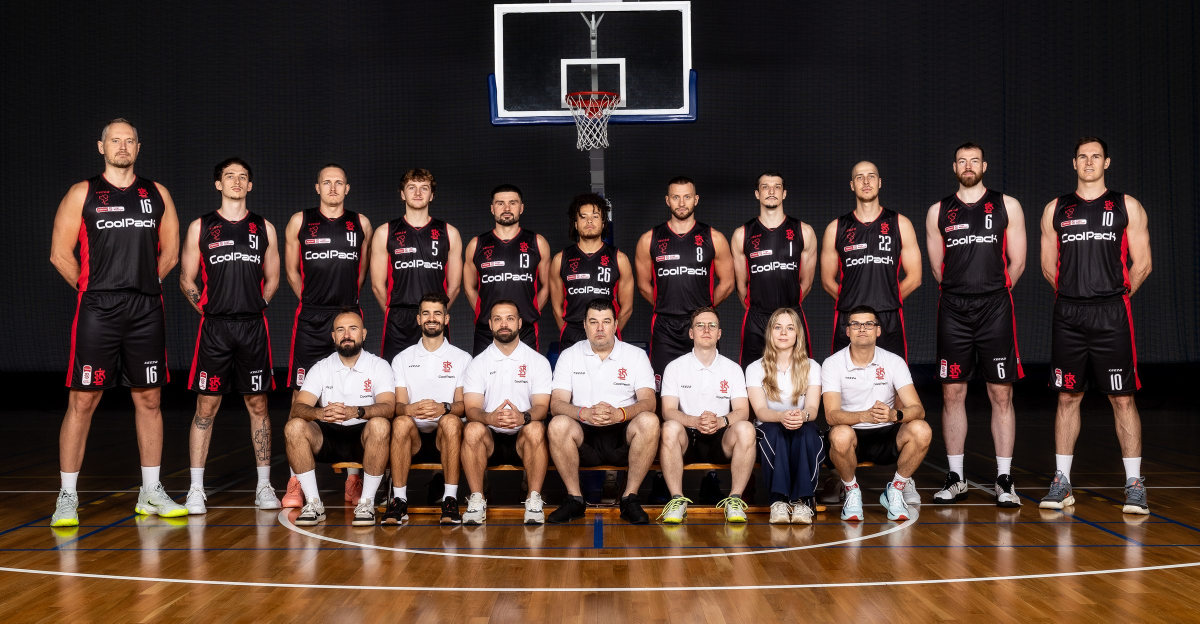
#> input picture src/assets/start/hero-dark.jpg, 2400 x 1247 px (shown at 1/2 size)
$ python og_zawodnicy.py
#> lines starting #> are read from the running program, lines starting #| are printed output that depends on the picture
"""
Obrazki podglądu linku (Open Graph, 1200×630) dla każdego zawodnika
i dla strony głównej. Wynik: public/og/zawodnicy/<slug>.jpg i public/og-image.jpg.

Uruchomienie (z folderu projektu):  python narzedzia/og_zawodnicy.py
Wymaga: Python 3 + Pillow (pip install pillow pyyaml).
"""
import re, sys
from pathlib import Path
from PIL import Image, ImageDraw, ImageFont, ImageFilter

ROOT = Path(__file__).resolve().parents[1]
FONT = ROOT / "narzedzia" / "fonty"
OUT = ROOT / "public" / "og" / "zawodnicy"
W, H = 1200, 630
RED = (212, 4, 20)
RED_L = (255, 75, 75)
CREAM = (244, 240, 234)

def font(w, size):
    return ImageFont.truetype(str(FONT / f"BarlowCondensed-{w}.ttf"), size)

# [17 lines left out: functions frontmatter, background, not called in this run]

def herb(size):
    h = Image.open(ROOT / "src/assets/logo/herb-bialy.png").convert("RGBA")
    return h.resize((size, size), Image.LANCZOS)

# [46 lines left out: functions fit, player_card, not called in this run]

def main():
    OUT.mkdir(parents=True, exist_ok=True)
    for md in sorted((ROOT / "src/content/zawodnicy").glob("*.md")):
        d = frontmatter(md)
        if not d["zdjecie"]:
            continue
        player_card(md.stem, d).save(OUT / f"{md.stem}.jpg", quality=85, optimize=True, progressive=True)
        print("OK", md.stem)
    # strona główna: zdjęcie drużyny + tytuł
    team = Image.open(ROOT / "src/assets/start/hero-dark.jpg").convert("RGB")
#> team is the input picture: PIL image 2400x1247 RGB; mean R, G, B 77.2, 58.1, 50.2
    tw = W; th = int(team.height * W / team.width)
#> after `th = int(team.height * W / team.width)`: th = 623
    team = team.resize((tw, th), Image.LANCZOS)
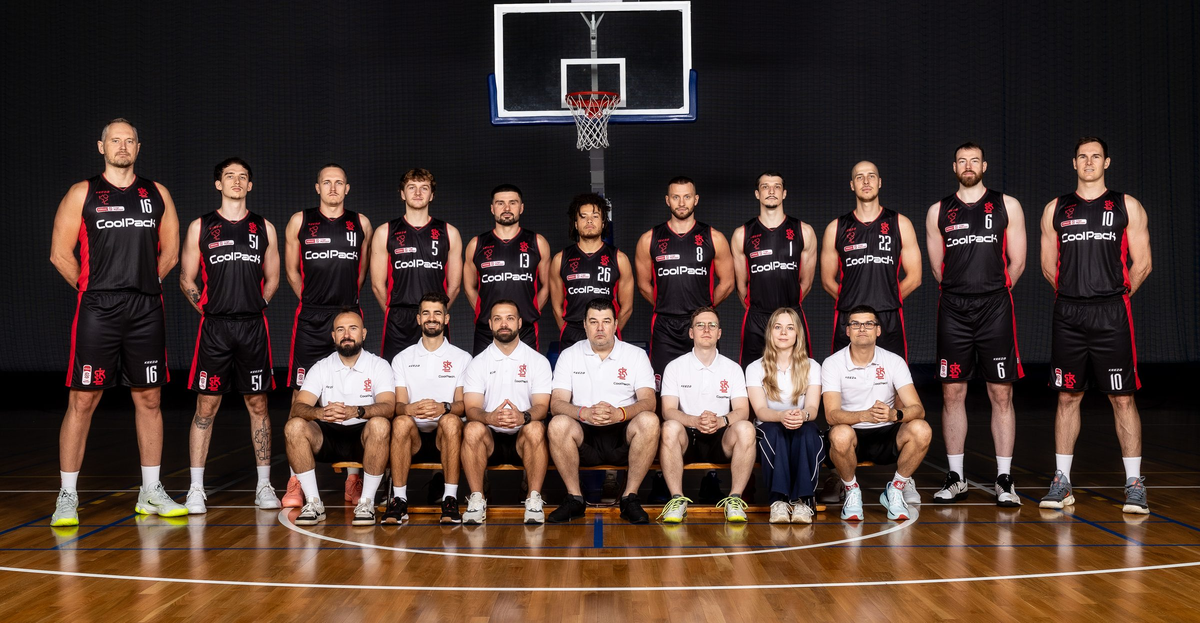
#> team: PIL image 1200x623 RGB; mean R, G, B 77.1, 58.1, 50.2
    im = Image.new("RGB", (W, H), (14, 12, 9))
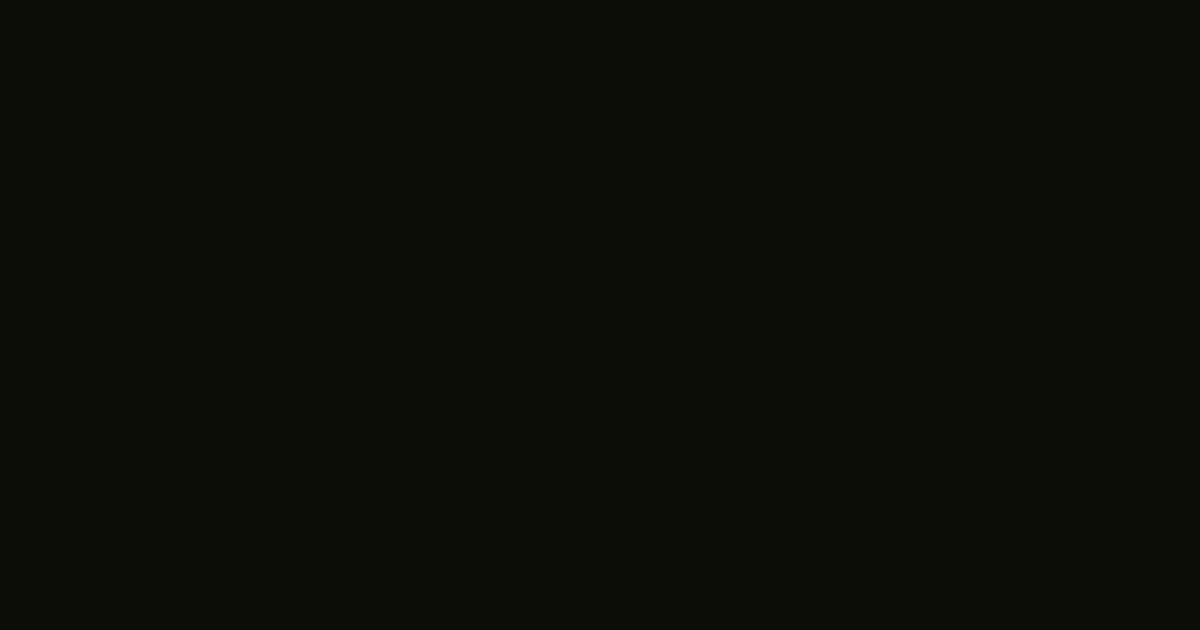
#> im: PIL image 1200x630 RGB; mean R, G, B 14, 12, 9
    im.paste(team, (0, H - th + 40))
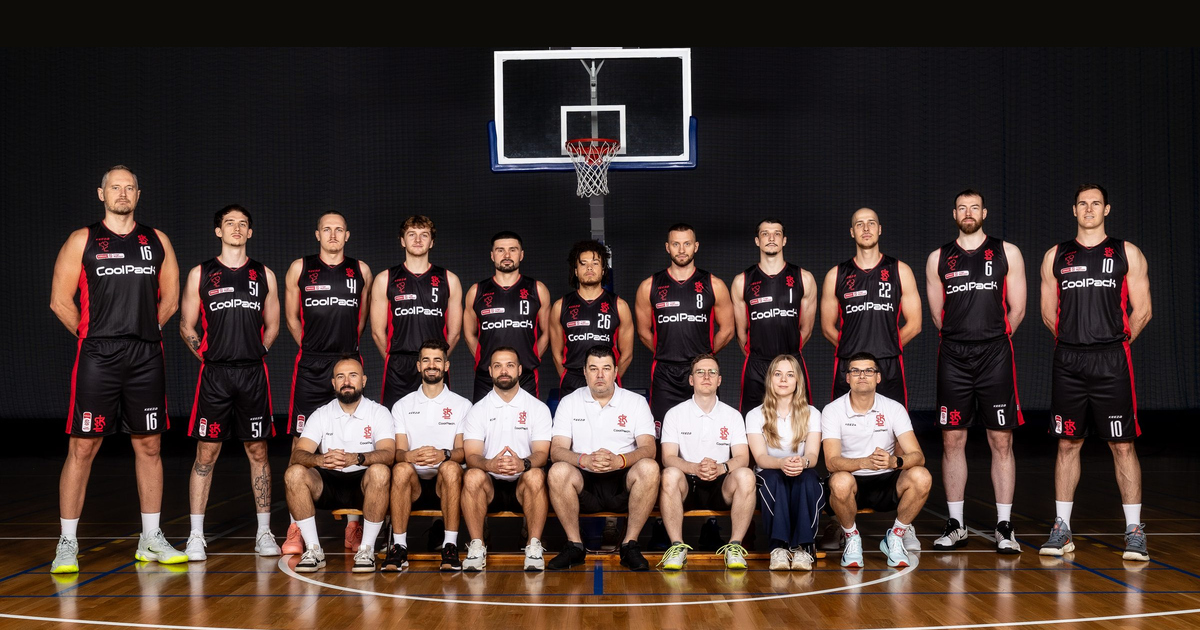
#> im: PIL image 1200x630 RGB; mean R, G, B 67.6, 52.1, 47
    shade = Image.new("L", (W, H), 0)
#> shade: PIL image 1200x630 L; every value is 0
    sd = ImageDraw.Draw(shade)
    for y in range(260):
        sd.line([(0, y), (W, y)], fill=int(235 * (1 - y / 260)))
    im.paste((14, 12, 9), (0, 0, W, H), shade)
    d = ImageDraw.Draw(im)
    d.text((150, 22), "ŁKS", font=font("800", 110), fill="white")
    d.text((356, 52), "COOLPACK ŁÓDŹ", font=font("800", 76), fill=RED_L)
    d.text((152, 140), "1. LIGA KOSZYKÓWKI MĘŻCZYZN", font=font("700", 30), fill=CREAM)
    im.paste(herb(110), (24, 24), herb(110))
    im.save(ROOT / "public" / "og-image.jpg", quality=85, optimize=True, progressive=True)
    print("OK og-image.jpg")

if __name__ == "__main__":
#> (the run stopped early here; a loop or call above may not have finished)
